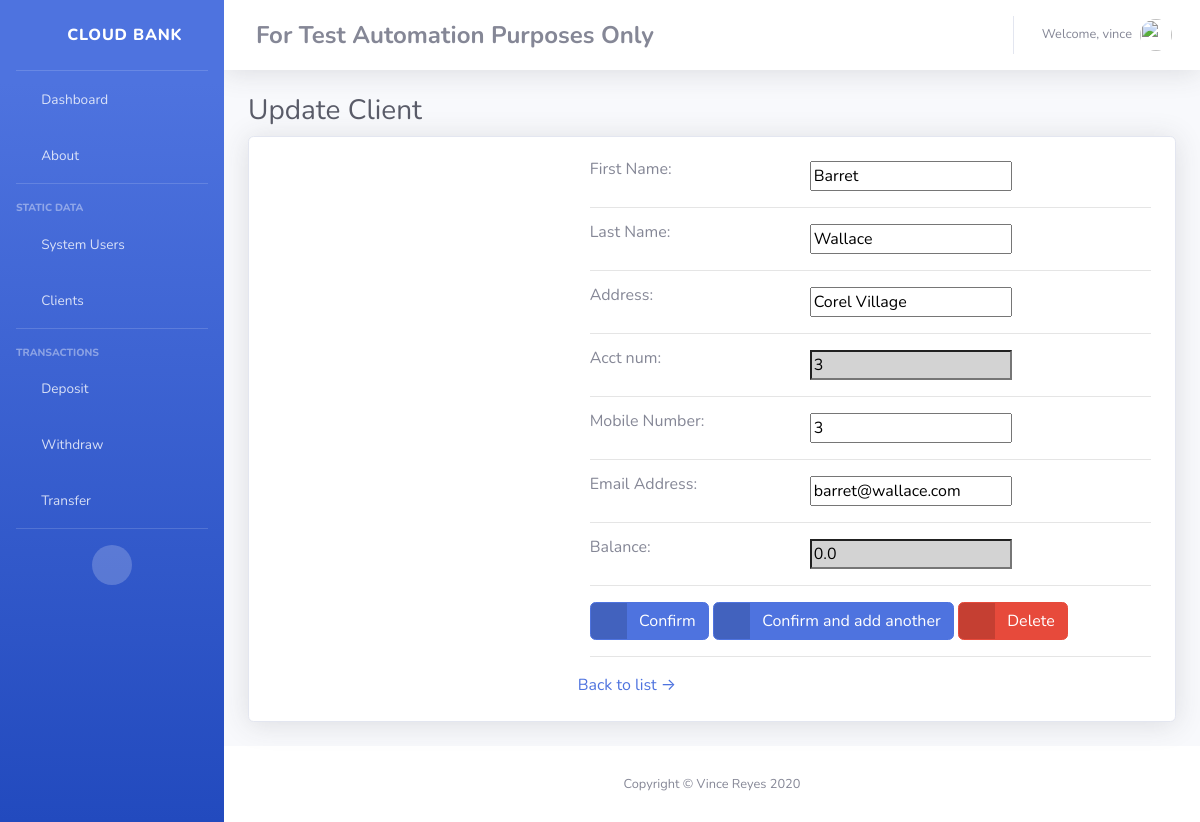
The page /bank/client_update/46/ (signed in) on the database its author committed.
### bank/models.py (models this page shows, shortened)
class Client(models.Model):
    fname = models.CharField('First Name', max_length=20)
    lname = models.CharField('Last Name', max_length=20)
    addr = models.CharField('Address', max_length=50)
    acct_num = models.IntegerField('Account Number', unique=True)
    mobile_num = models.IntegerField('Mobile Number')
    email_addr = models.EmailField('Email Address', max_length=200, unique=True)
    balance = models.FloatField('Account Balance')
    created_by = models.ForeignKey(User, default=None, on_delete=models.CASCADE)

### bank/views.py (the view, shortened to what this page needs)
# urls.py: path('client_update/<int:pk>/', views.ClientUpdate.as_view(), name='client_update'),
class ClientUpdate(LoginRequiredMixin, UpdateView):
    model = models.Client
    form_class = forms.ClientForm
    template_name = 'bank/client_update.html'
    success_url = reverse_lazy('bank:client_list')
    def get_context_data(self, **kwargs):
        form = forms.ClientForm(instance=self.object)
        context = {'form': form, 'id': self.object.id}
        return context

### bank/forms.py
class ClientForm(ModelForm):
    acct_num = forms.IntegerField(widget=forms.TextInput(attrs={'readonly': '',
                                                                'style': 'background-color:#d3d3d3;'}))
    balance = forms.FloatField(widget=forms.TextInput(attrs={'readonly': '',
                                                             'style': 'background-color:#d3d3d3;',
                                                             'value': 0}))
    class Meta:
        model = models.Client
        fields = ['fname',
                  'lname',
                  'addr',
                  'acct_num',
                  'mobile_num',
                  'email_addr',
                  'balance']

### bank/templates/bank/client_update.html (shortened to what this page needs)
{% extends "bank/base/object_form.html" %}
{% load static %}
{% block content_title %}Update Client{% endblock %}
{%block obj_list_url%}{% url 'bank:client_list' %}{% endblock %}
{% block delete_button %}
<a href="{% url 'bank:client_delete' id %}" class="btn btn-danger btn-icon-split">
                    <span class="icon text-white-50">
                      <i class="fas fa-trash"></i>
                    </span>
    <span class="text">Delete</span>
</a>
{% endblock %}

### bank/templates/bank/base/object_form.html (shortened to what this page needs)
{% extends "bank/base/base_template.html" %}
{% block content %}
<div class="row">
    <div class="col-xl-12 col-lg-7">
        <div class="card shadow mb-4">
            <div class="card-body p-0">
                <div class="row">
                    <div class="col-lg-4 d-lg-block {% block img_class %}{% endblock %}"></div>
                    <div class="col-lg-8">
                        <div class="p-4">
                            <div class="text-center">
                                <form class="user" action="{% block form_action %}{% endblock %}" method="post">
                                    <fieldset {{disabled }}>
                                        {% for item in form %}
                                        <div class="form-group text-left">
                                            <label class="required">{{ item.label }}:</label>
                                            {{ item }}
                                        </div>
                                        <hr>
                                        {% endfor %}
                                    </fieldset>
                                    <div class="text-left">
                                        <button {{ hidden }} type="submit"
                                                class="btn btn-primary btn-icon-split">
                    <span class="icon text-white-50">
                      <i class="fas fa-check"></i>
                    </span>
                                            <span class="text">Confirm</span>
                                        </button>
                                        <button {{ hidden }} type="submit"
                                                class="btn btn-primary btn-icon-split">
                    <span class="icon text-white-50">
                      <i class="fas fa-check"></i>
                    </span>
                                            <span class="text">Confirm and add another</span>
                                        </button>
                                        {% block delete_button %}{% endblock %}
                                    </div>
                                    <hr>
                                    <div class="row">
                                        <a rel="nofollow"
                                           href="{% block obj_list_url %}{% endblock %}">Back to list &rarr;</a></div>
                                </form>
                            </div>
                        </div>
                    </div>
                </div>
            </div>
        </div>
    </div>
</div>
{% endblock %}

### bank/templates/bank/base/base_template.html (shortened to what this page needs)
<!DOCTYPE html>
<html lang="en">
<head>
    {% load static %}
    <link href="vendor/fontawesome-free/css/all.min.css" rel="stylesheet" type="text/css">
    <link href="css/sb-admin-2.min.css" rel="stylesheet">
</head>
<body id="page-top">
<div id="wrapper">
    <ul class="navbar-nav bg-gradient-primary sidebar sidebar-dark accordion" id="accordionSidebar">
        <a class="sidebar-brand d-flex align-items-center justify-content-center" href="{% url 'bank:about'%}">
            <div class="sidebar-brand-icon">
                <i class="fas fa-cloud"></i>
            </div>
            <div class="sidebar-brand-text mx-3">Cloud Bank</div>
        </a>
        <hr class="sidebar-divider my-0">
        <li class="nav-item">
            <a class="nav-link" href="{% url 'bank:dashboard' %}">
                <i class="fas fa-fw fa-tachometer-alt"></i>
                <span>Dashboard</span></a>
            <a class="nav-link" href="{% url 'bank:about' %}">
                <i class="fas fa-fw fa-info-circle"></i>
                <span>About</span></a>
        </li>
        <hr class="sidebar-divider">
        <div class="sidebar-heading">
            Static Data
        </div>
        <li class="nav-item">
            <a class="nav-link collapsed" href="#" data-toggle="collapse" data-target="#collapseUsers"
               aria-expanded="true" aria-controls="collapseUsers">
                <i class="fas fa-fw fa-user-cog"></i>
                <span>System Users</span>
            </a>
        </li>
        <li class="nav-item">
            <a class="nav-link collapsed" href="#" data-toggle="collapse" data-target="#collapseClients"
               aria-expanded="true" aria-controls="collapseClients">
                <i class="fas fa-fw fa-user-tie"></i>
                <span>Clients</span>
            </a>
        </li>
        <hr class="sidebar-divider">
        <div class="sidebar-heading">
            Transactions
        </div>
        <li class="nav-item">
            <a class="nav-link collapsed" href="#" data-toggle="collapse" data-target="#collapseDeposit"
               aria-expanded="true" aria-controls="collapseDeposit">
                <i class="fas fa-fw fa-angle-double-up"></i>
                <span>Deposit</span>
            </a>
        </li>
        <li class="nav-item">
            <a class="nav-link collapsed" href="#" data-toggle="collapse" data-target="#collapseWithdraw"
               aria-expanded="true" aria-controls="collapseWithdraw">
                <i class="fas fa-fw fa-angle-double-down"></i>
                <span>Withdraw</span>
            </a>
        </li>
        <li class="nav-item">
            <a class="nav-link collapsed" href="#" data-toggle="collapse" data-target="#collapseTransfer"
               aria-expanded="true" aria-controls="collapseTransfer">
                <i class="fas fa-fw fa-exchange-alt"></i>
                <span>Transfer</span>
            </a>
        </li>
        <hr class="sidebar-divider d-none d-md-block">
        <div class="text-center d-none d-md-inline">
            <button class="rounded-circle border-0" id="sidebarToggle"></button>
        </div>
    </ul>
    <div id="content-wrapper" class="d-flex flex-column">
        <div id="content">
            <nav class="navbar navbar-expand navbar-light bg-white topbar mb-4 static-top shadow">
                    <div class="d-none d-sm-inline-block form-inline mr-auto ml-md-3 my-2 my-md-0 mw-100">
                        <h4 class="mr-2 d-none d-lg-inline text-gray-600"><strong>For Test Automation Purposes Only</strong></h4>
                    </div>
                <ul class="navbar-nav ml-auto">
                    <li class="nav-item dropdown no-arrow mx-1">
                        <a class="nav-link dropdown-toggle" href="#" id="alertsDropdown" role="button"
                           data-toggle="dropdown" aria-haspopup="true" aria-expanded="false">
                            <i class="fas fa-bell fa-fw"></i>
                        </a>
                    </li>
                    <li class="nav-item dropdown no-arrow mx-1">
                        <a class="nav-link dropdown-toggle" href="#" id="messagesDropdown" role="button"
                           data-toggle="dropdown" aria-haspopup="true" aria-expanded="false">
                            <i class="fas fa-envelope fa-fw"></i>
                        </a>
                    </li>
                    <li class="nav-item dropdown no-arrow">
                        <a class="nav-link dropdown-toggle" href="#" id="userDropdown" role="button"
                           data-toggle="dropdown" aria-haspopup="true" aria-expanded="false">
                            <span class="mr-2 d-none d-lg-inline text-gray-600 small">{% if user.id %}Welcome, {% firstof user.get_short_name user.get_username %}{% endif %}</span>
                            <img class="img-profile rounded-circle" src="img/puppy_avatar.jpg">
                        </a>
                    </li>
                </ul>
            </nav>
            <div class="container-fluid">
                <h1 class="h3 mb-2 text-gray-800">{% block content_title %}{% endblock %}</h1>
                {% block content %}{% endblock %}
            </div>
        </div>
        <footer class="sticky-footer bg-white">
            <div class="container my-auto">
                <div class="copyright text-center my-auto">
                    <span>Copyright &copy; Vince Reyes 2020</span>
                </div>
            </div>
        </footer>
    </div>
</div>
</body>
</html>

### rows shown on the page
Client: form "Barret" "Wallace" "Corel Village" "3" "3" "barret@wallace.com" "0.0"

### other values the page prints
{{ item.label }} "First Name" "Last Name" "Address" "Acct num" "Mobile Number" "Email Address" "Balance"
